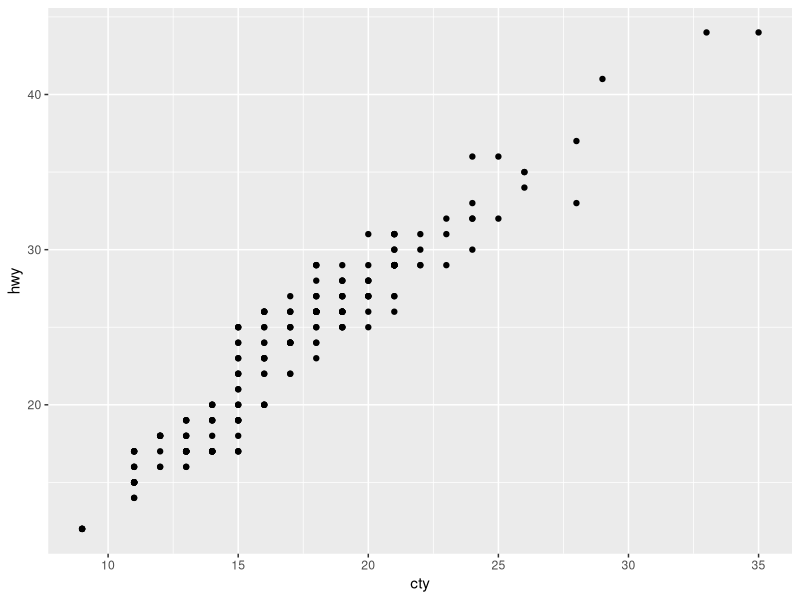
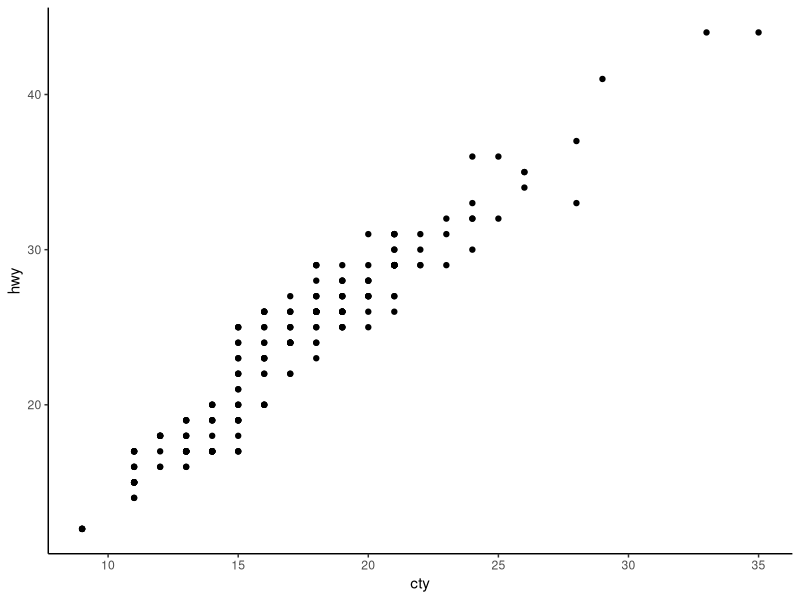
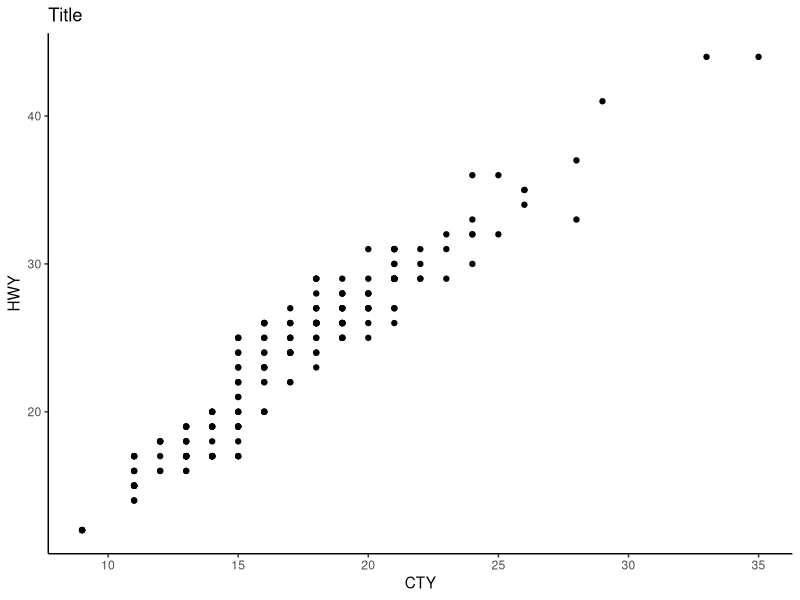
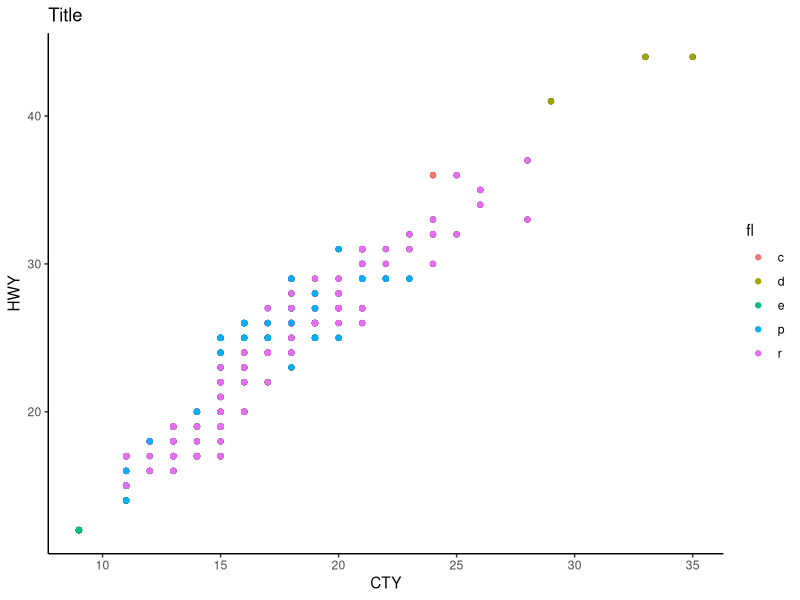

R code for these plots, in order:
## ---- chunk 1
knitr::opts_chunk$set(echo = TRUE)
## ---- chunk 2
library(data.table)
DT1 <- data.table(a=1:5,b=11:15)
DT2 <- data.table(a=c(2,4,6),c=c(22,24,26))
setkey(DT1,"a")
setkey(DT2,"a")
DT1[DT2]
## ---- chunk 3
merge(DT1,DT2,by="a",all=TRUE)
## ---- chunk 4
merge(DT1,DT2,by="a") # or you could have written all=FALSE
## ---- chunk 5
library(data.table)
disease<-data.table(disease.date=sample(seq(as.Date('2015/01/01'), as.Date('2020/01/01'), by="day"), 6),
           pnr=seq(1:6),
           sex=rep(1:2,3))


hospital.adm<-data.table(admission.date=sample(seq(as.Date('2015/01/01'), as.Date('2021/01/01'), by="day"), 30),
                         pnr=sample(c(1:6),30, replace=TRUE))

#rolling join: 
#prepare roll
disease[, rolldate := disease.date]
hospital.adm[, rolldate := admission.date]

setkey(disease,pnr,rolldate) #the variables which define the match
setkey(hospital.adm,pnr,rolldate) #the variables which define the match

# add the first hospital admission occuring after the disease
hospital.adm[disease,roll=-Inf]

# add the first hospital admission occuring after the disease date but within 1 year of disease
hospital.adm[disease,roll=-364.25]
## ---- chunk 6
library(data.table)
DT <- data.table(ID=c(1:3),number=c(1,2,3))
DT[] # Display the result
DT[,rownum:=1:.N] # variable indicating row
DT2 <- DT[,.(ID=ID,newvar=seq(1,number)),by="rownum"] # makes the extra records
DT2[] # Display the result
## ---- chunk 7
library(data.table)
DT <- data.table(ID=c(1:3),number=c(1,2,3),number2=c(8,9,10))
rbindlist(lapply(DT[,number],function(x){ # the function being defined right here
  data.table(PTID=DT[ID==x,ID],output=DT[ID==x,number2]*x) # Illustrative nonsense calculation
  # The last statement of a function is what is output
}))

## ---- chunk 8
library(data.table)
library(ggplot2)
setDT(dt <- mpg) #toy dataset described at
#[https://ggplot2.tidyverse.org/reference/mpg.html]
ggplot(data=dt,mapping=aes(x=cty,y=hwy))+
    geom_point() #most simple scatterplot
## ---- chunk 9
ggplot(data=dt,mapping=aes(x=cty,y=hwy))+
  geom_point()+ #most simple scatterplot
  theme_classic() #adding theme
## ---- chunk 10
ggplot(data=dt,mapping=aes(x=cty,y=hwy))+
  geom_point()+ #most simple scatterplot
  theme_classic()+ #adding theme
  labs(title="Title",
        x="CTY",
        y="HWY") #adding plot titles
## ---- chunk 11
ggplot(data=dt,mapping=aes(x=cty,y=hwy))+
  geom_point()+ #most simple scatterplot
  theme_classic()+ #adding theme
  labs(title="Title",
        x="CTY",
        y="HWY")+ #adding plot titles
  geom_point(mapping=aes(color=fl)) #adding grouping 
  #(could also be included in the previous geom_point call)
